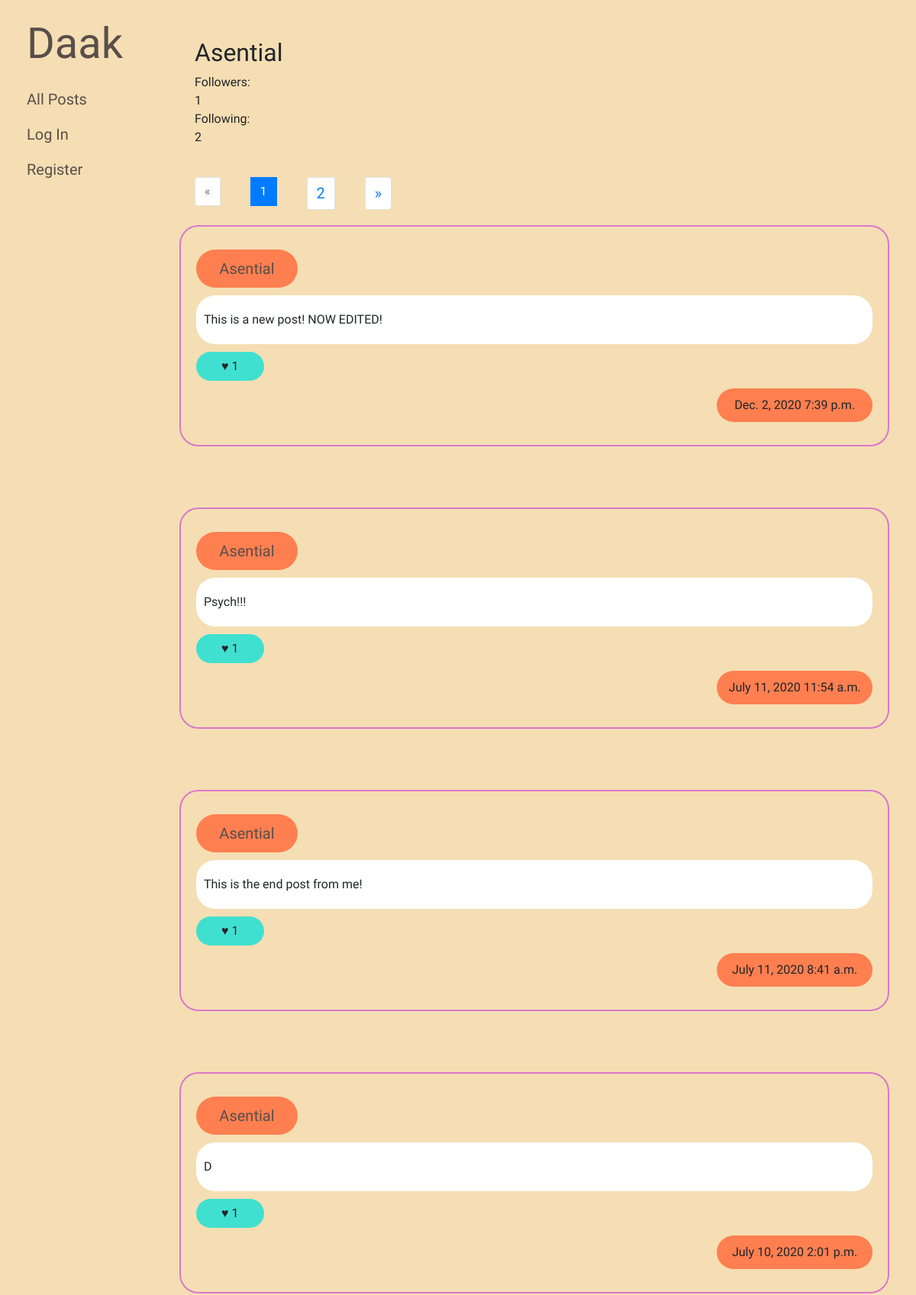
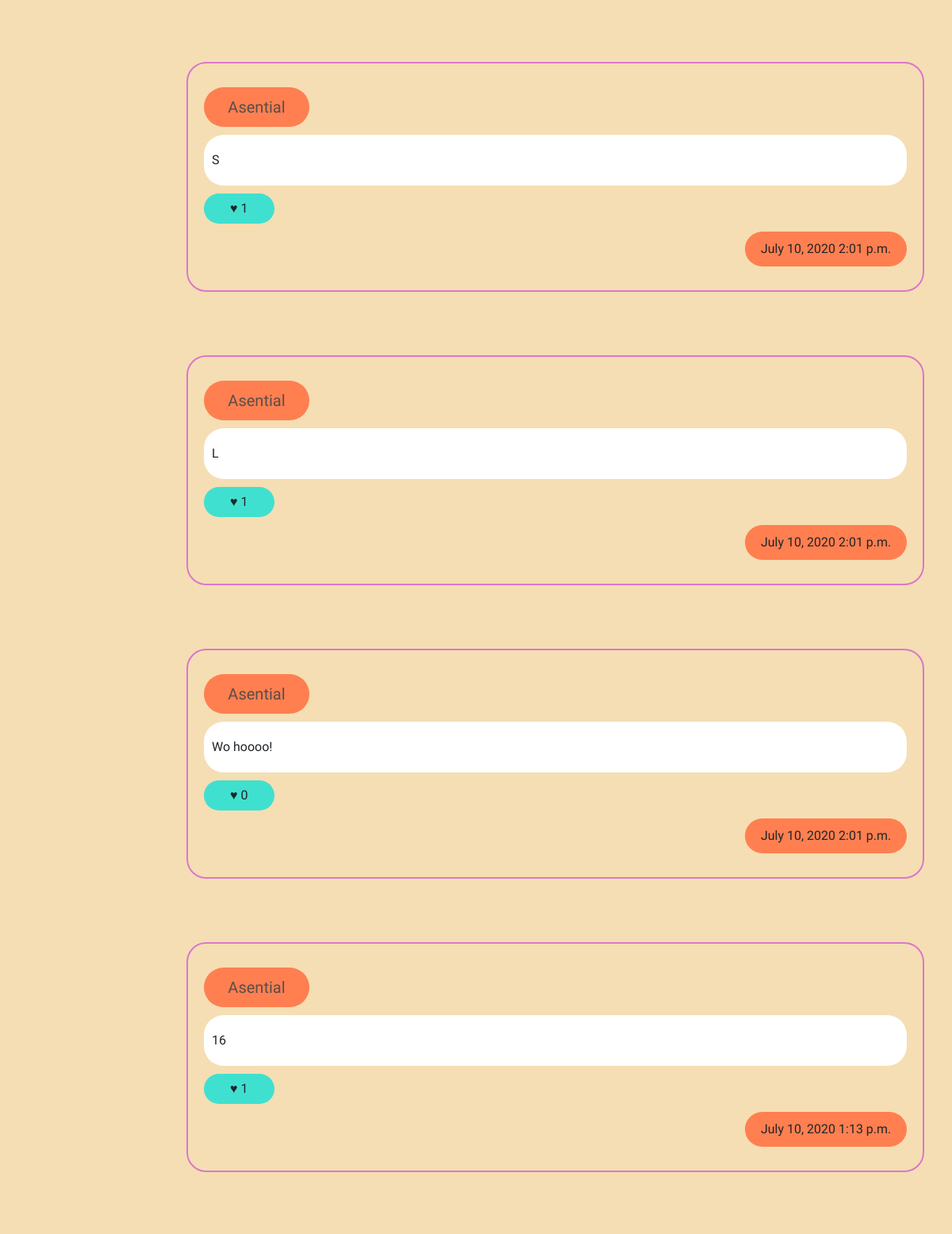
The app's page /profile/Asential (upper part) with its own data (2 pictures, top to bottom).
### network/models.py (models this page shows, shortened)
class User(AbstractUser):
    pass

class Post(models.Model):
    user = models.ForeignKey(User, on_delete=models.CASCADE)
    content = models.TextField(max_length=400)
    likes = models.IntegerField(default=0)
    date = models.DateField(auto_now=False, auto_now_add=True)
    time = models.TimeField(auto_now=False, auto_now_add=True)

### network/views.py (the view)
# urls.py: path("profile/<username>", views.profile, name="profile"),
def profile(request, username):
    user = User.objects.get(username = username)
    post_list = Post.objects.all().filter(user = user.id).order_by('-id')
    page = request.GET.get('page', 1)
    paginator = Paginator(post_list, 10)
    try:
        posts = paginator.page(page)
    except PageNotAnInteger:
        posts = paginator.page(1)
    except EmptyPage:
        posts = paginator.page(paginator.num_pages)
    follower = Follower.objects.get(name=user)
    followersCount = follower.followers.count()
    following = Follow.objects.get(name=user)
    followingCount = following.following.count()
    if request.user.is_authenticated:
        follow = Follow.objects.get(name=request.user)
        followed = follow.following.all()
        liked = Liked.objects.get(name=request.user)
        likedlist = liked.post.all().order_by('-id')
        return render(request, "network/profile.html", {
            "username": user,
            "posts": posts,
            "liked": likedlist,
            "followed": followed,
            "followersCount": followersCount,
            "followingCount": followingCount
        })
    else:
        return render(request, "network/profile.html", {
            "username": user,
            "posts": posts,
            "followersCount": followersCount,
            "followingCount": followingCount
        })

### network/templates/network/profile.html
{% extends "network/layout.html" %}
{% block body %}
{% if user.is_authenticated %}
    <div style="margin: 20px 20px; padding: 20px 20px;">
    {% if request.user == username %}
        <h2> {{request.user}} </h2>
    {% else %}
        <h2> {{username}} </h2>
        {% if username in followed %}
            <button class="unfollow btn" name="{{username}}">Following!</button>
        {% else %}
            <button class="follow btn" name="{{username}}">Follow</button>
        {% endif %}
        <br><br>
    {% endif %}
    <div>
        Followers: <div id="followersCount">{{followersCount}}</div><br>
    </div>
    <div>
        Following: <div id="followingCount">{{followingCount}}</div>
    </div>
    </div>
    {% if posts.has_other_pages %}
    <nav aria-label="Page navigation example">
    <ul class="pagination">
        {% if posts.has_previous %}
            <li class="page-item"><a class="page-link" href="?page={{ posts.previous_page_number }}">&laquo;</a></li>
        {% else %}
            <li class="disabled page-item"><span class="page-link">&laquo;</span></li>
        {% endif %}
        {% for i in posts.paginator.page_range %}
            {% if posts.number == i %}
                <li class="active page-item"><span class="page-link">{{ i }} <span class="sr-only">(current)</span></span></li>
            {% else %}
                <li class="page-item"><a class="page-link" href="?page={{ i }}">{{ i }}</a></li>
            {% endif %}
        {% endfor %}
        {% if posts.has_next %}
            <li class="page-item"><a class="page-link" href="?page={{ posts.next_page_number }}">&raquo;</a></li>
        {% else %}
            <li class="disabled page-item"><span class="page-link">&raquo;</span></li>
        {% endif %}
    </ul>
    </nav>
    {% endif %}
    {% for post in posts %}
    <div class="post">
        <f class="row">
            <div class="user col-3" style="max-width: 15%; flex: 0 0 15%;"><a href="{% url 'profile' post.user %}">{{post.user}}</a></div>
            <div class="col-6" style="max-width: 75%; flex: 0 0 75%;"></div>
            {% if post.user == request.user %}
                    <button class="edit btn col-3" style="max-width: 10%; flex: 0 0 10%" id="{{post.id}}" >Edit</button>
            {% endif %}
        </f>
        <div name={{post.id}} class="content">{{post.content}}</div>
        {% if post in liked %}
                <button class="btn like-btn dislike" num={{post.likes}} id="{{post.id}}">&hearts; {{post.likes}}</button>
        {% else %}
                <button class="btn like-btn like" num={{post.likes}} id="{{post.id}}">&hearts; {{post.likes}}</button>
        {% endif %}
        <f class="row">
            <div class="col-10" style="max-width: 77%; flex: 0 0 77%;"></div>
            <div class="timestamp col-2" style="max-width: 23%; flex: 0 0 23%;">{{post.date}} {{post.time}}</div>
        </f>
    </div>
    {% endfor %}
{% else %}
    <div style="margin: 20px 20px; padding: 20px 20px;">
        <h2> {{username}} </h2>
        <div>
            Followers: <div id="followersCount">{{followersCount}}</div>
        </div>
        <div>
            Following: <div id="followingCount">{{followingCount}}</div>
        </div>
    </div>
    {% if posts.has_other_pages %}
    <nav aria-label="Page navigation example">
        <ul class="pagination">
            {% if posts.has_previous %}
                <li class="page-item"><a class="page-link" href="?page={{ posts.previous_page_number }}">&laquo;</a></li>
            {% else %}
                <li class="disabled page-item"><span class="page-link">&laquo;</span></li>
            {% endif %}
            {% for i in posts.paginator.page_range %}
                {% if posts.number == i %}
                    <li class="active page-item"><span class="page-link">{{ i }} <span class="sr-only">(current)</span></span></li>
                {% else %}
                    <li class="page-item"><a class="page-link" href="?page={{ i }}">{{ i }}</a></li>
                {% endif %}
            {% endfor %}
            {% if posts.has_next %}
                <li class="page-item"><a class="page-link" href="?page={{ posts.next_page_number }}">&raquo;</a></li>
            {% else %}
                <li class="disabled page-item"><span class="page-link">&raquo;</span></li>
            {% endif %}
        </ul>
    </nav>
    {% endif %}
    {% for post in posts %}
        <div class="post">
            <f class="row">
            <div class="user col-3" style="max-width: 15%; flex: 0 0 15%;"><a href="{% url 'profile' post.user %}">{{post.user}}</a></div>
            <div class="col-6" style="max-width: 85%; flex: 0 0 85%;"></div>
            </f>
            <div class="content">{{post.content}}</div>
            <div class="btn like-btn">&hearts; {{post.likes}}</div>
            <f class="row">
                <div class="col-10" style="max-width: 77%; flex: 0 0 77%;"></div>
                <div class="timestamp col-2" style="max-width: 23%; flex: 0 0 23%;">{{post.date}} {{post.time}}</div>
            </f>
        </div>
    {% endfor %}
{% endif %}
{% endblock %}

### network/static/network/styles.css (style rules this page uses)
body { background-color: wheat; }
.post > div, .post > f > div { border-radius: 25px; }
.post { border: solid 2px #da77cb; border-radius: 25px; margin: 20px 20px; padding: 20px 20px; margin-bottom: 80px; display: flex; flex-direction: column; }
.like-btn { margin-top: 10px; border-radius: 25px; background-color: turquoise; width: 10%; }
.user { background-color: coral; width: fit-content; display: inline-block; text-align: center; }
.content { padding: 20px 10px; background-color: white; }
.timestamp { background-color: coral; text-align: center; width: 25%; }
.pagination { padding-left: 20px; }
.row { margin: 10px 0; }
.user, .likes, .timestamp { padding: 10px 10px; }

### network/static/network/underline.css (style rules this page uses)
body { font-family: 'Ubuntu', sans-serif; }
ul { list-style-type: none; margin: 0; text-align: left; }
ul li { display: inline-block; margin: 0 20px; }
a { font-size: 20px; color: #584e4a; position: relative; text-decoration: none; padding-bottom: 8px; }
a:before, a:after { content: ''; position: absolute; bottom: 8px; left: 0; right: 0; height: 2px; background-color: #ea93a6; }
a:before { opacity: 0; transform: translateY(- 8px); transition: transform 0s cubic-bezier(0.175, 0.885, 0.32, 1.275), opacity 0s; }
a:after { opacity: 0; transform: translateY(4px); transition: transform 0.2s cubic-bezier(0.175, 0.885, 0.32, 1.275), opacity 0.2s; }

### records on screen
User: username "Asential"
Post: user "Asential", content "This is a new post! NOW EDITED!", likes "1", date "Dec. 2, 2020", time "7:39 p.m."
Post: user "Asential", content "Psych!!!", likes "1", date "July 11, 2020", time "11:54 a.m."
Post: user "Asential", content "This is the end post from me!", likes "1", date "July 11, 2020", time "8:41 a.m."
Post: user "Asential", content "D", likes "1", date "July 10, 2020", time "2:01 p.m."
Post: user "Asential", content "S", likes "1", date "July 10, 2020", time "2:01 p.m."
Post: user "Asential", content "L", likes "1", date "July 10, 2020", time "2:01 p.m."
Post: user "Asential", content "Wo hoooo!", likes "0", date "July 10, 2020", time "2:01 p.m."
Post: user "Asential", content "16", likes "1", date "July 10, 2020", time "1:13 p.m."

### other values on screen
{{ followersCount }} "1"
{{ followingCount }} "2"
{{ i }} "1"
{{ i }} "2"
